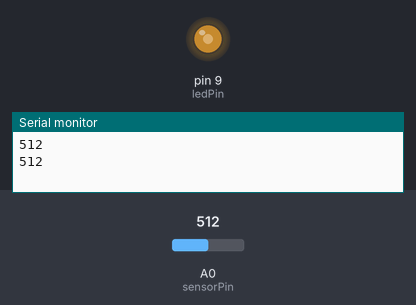
Bench run of a sketch on a simulated Arduino Uno, built with avr-gcc and run on an emulated ATmega328P. Parts: output pins drawn as LEDs (lit = HIGH), the last lines printed to the serial monitor. Inputs (shaded band) come from the test bench; at power-on: A0 (sensorPin) = 512.

Above: at 1.2 s.
1.3 s: A0 (sensorPin) set to 716
At 2.1 s:
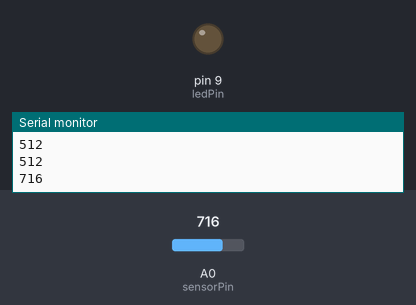
2.8 s: A0 (sensorPin) set to 693
4.3 s: A0 (sensorPin) set to 669
At 5.5 s:
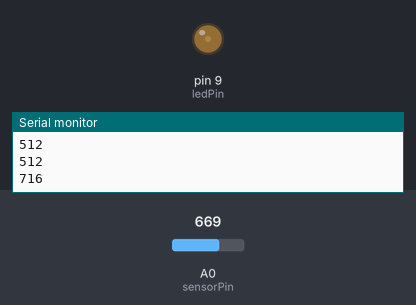
5.8 s: A0 (sensorPin) set to 511
At 6.7 s:
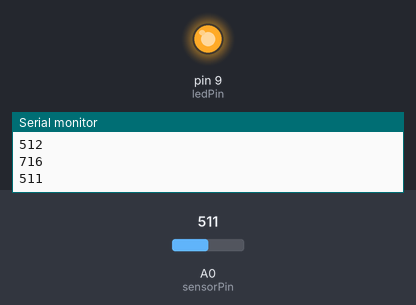
7.3 s: A0 (sensorPin) set to 900
At 7.9 s:
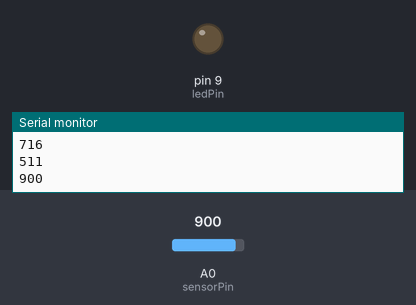
8.8 s: A0 (sensorPin) set to 878
10.3 s: A0 (sensorPin) set to 855
At 11.3 s:
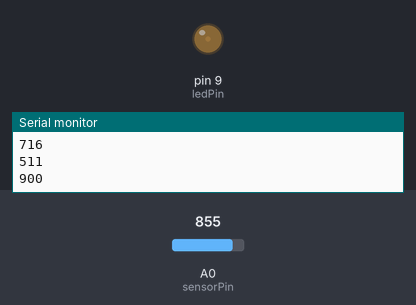
Timing chart, 0 to 12.8 s (numbered marks = the images above; inputs shaded):
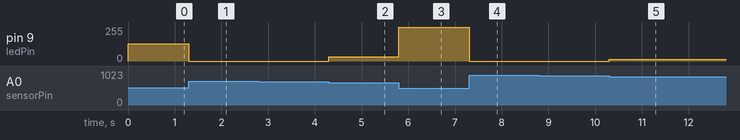

The sketch:

photoresistor.ino
```cpp
const int sensorPin = 0;
const int ledPin = 9;

int lightLevel, high = 1, low = 1023;

void setup() {
  pinMode(ledPin, OUTPUT);
  Serial.begin(9600);
}

void loop() {
  lightLevel = analogRead(sensorPin);
  //Serial.println(lightLevel);
  //delay(500);

  //manualTune();

  autoTune();

  //analogWrite(ledPin, lightLevel); // regular light
  analogWrite(ledPin, 255 - lightLevel); // night light
}

void manualTune() {
  lightLevel = map(lightLevel, 0, 750, 0, 300);
  lightLevel = constrain(lightLevel, 0, 255);
}

void autoTune() {
  if (lightLevel < low) {
    low = lightLevel;
    Serial.println(low);
  }

  if (lightLevel > high) {
    high = lightLevel;
    Serial.println(high);
  }

  lightLevel = map(lightLevel, low+30, high-30, 0, 255);
  lightLevel = constrain(lightLevel, 0, 255);
}
```

Measured:
- after the input at 1.3 s, pin 9 (ledPin): 128/255 → 0/255 at once
- after the input at 2.8 s, every drawn part: stays the same
- after the input at 4.3 s, pin 9 (ledPin): 0/255 → 31/255 at once
- after the input at 5.8 s, pin 9 (ledPin): 31/255 → 255/255 at once
- after the input at 7.3 s, pin 9 (ledPin): 255/255 → 0/255 at once
- after the input at 8.8 s, every drawn part: stays the same
- after the input at 10.3 s, pin 9 (ledPin): 0/255 → 12/255 at once
